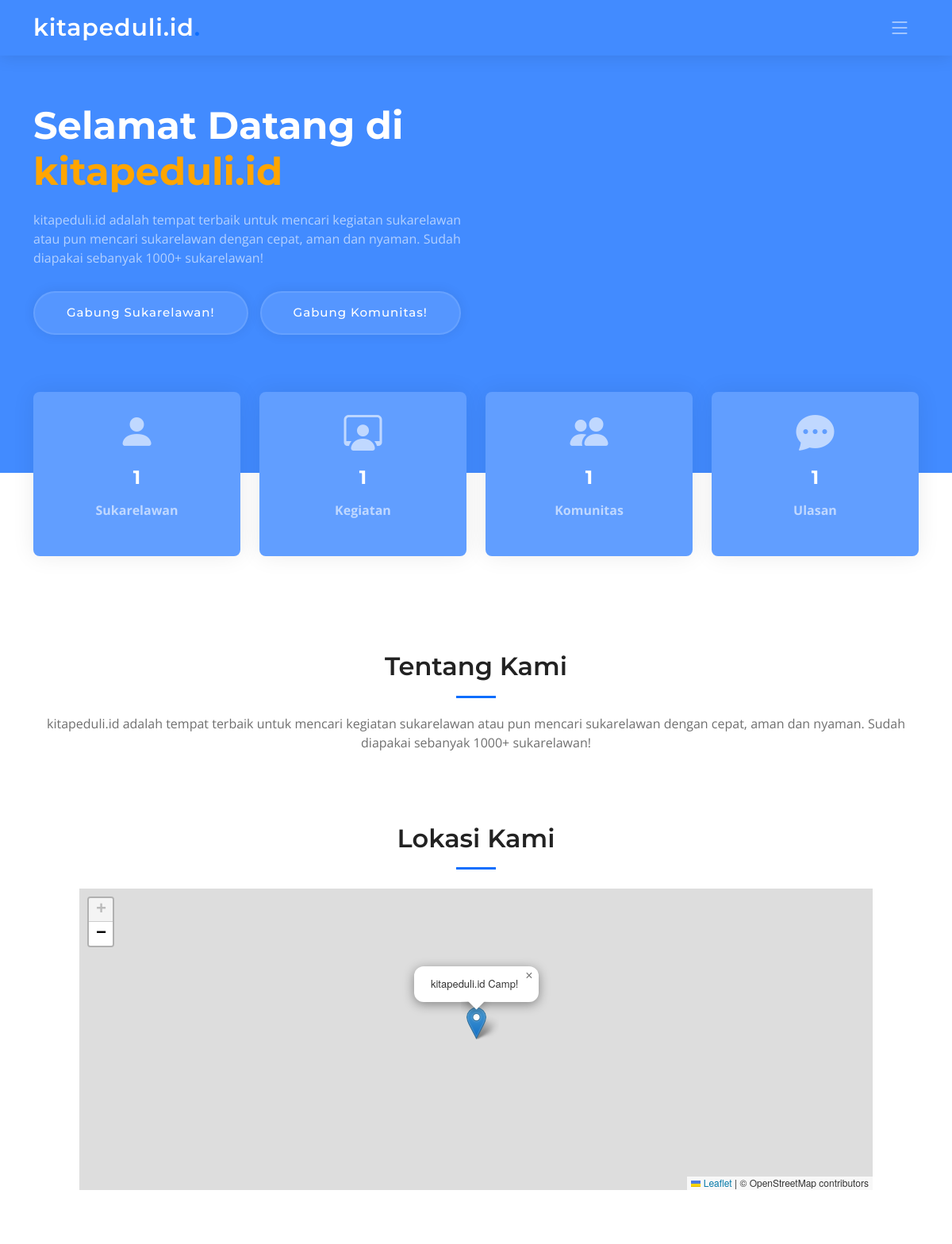
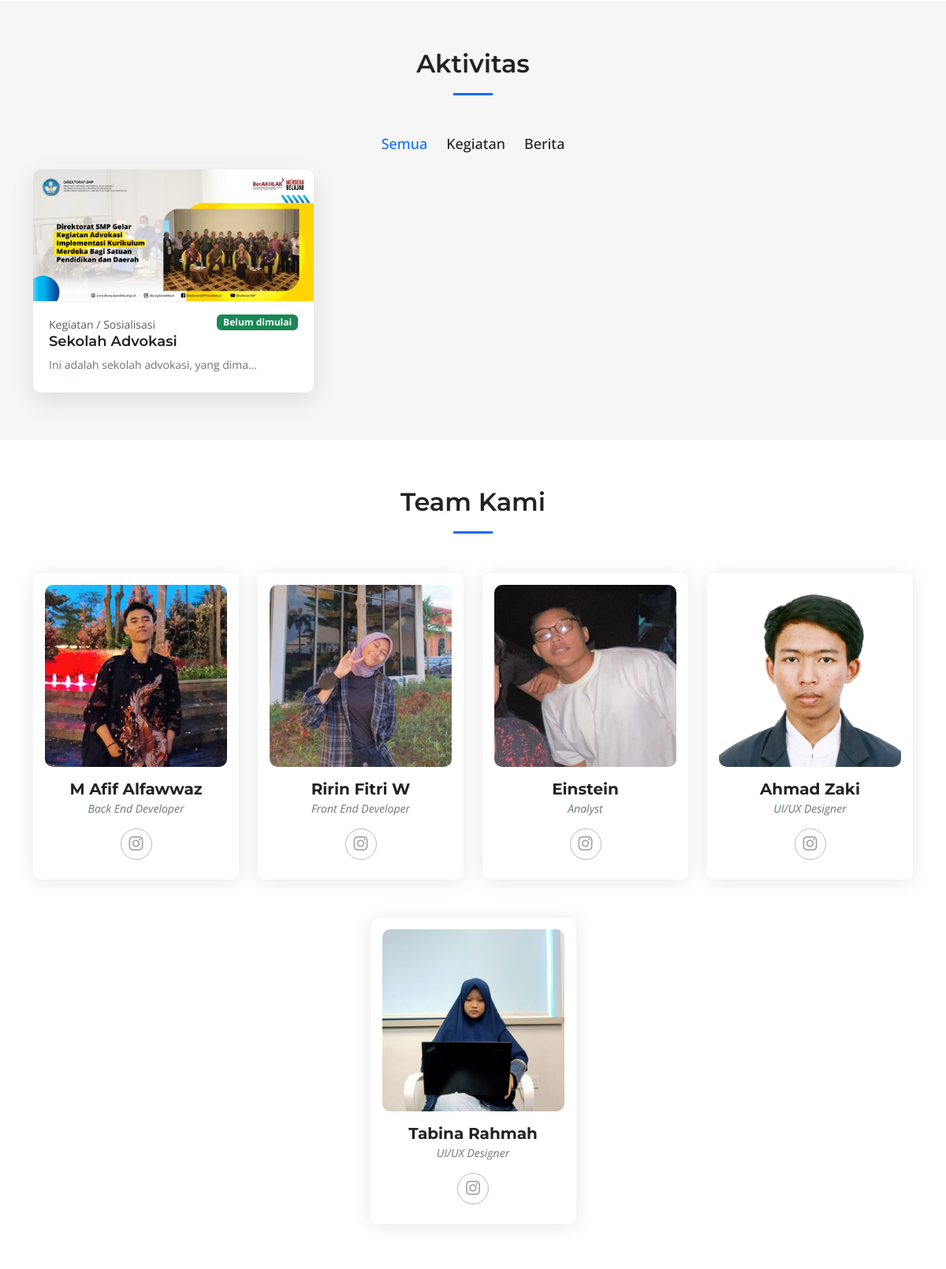
The page / (upper part) on the database its author committed (2 pictures, top to bottom).
### tables this page shows
CREATE TABLE `settings` (
  `id` int(11) NOT NULL,
  `title` varchar(50) NOT NULL,
  `description` text NOT NULL,
  `email` varchar(50) NOT NULL,
  `no_telpon` varchar(50) NOT NULL,
  `alamat` text NOT NULL
);

CREATE TABLE `kegiatan` (
  `id_kegiatan` int(11) NOT NULL,
  `judul_kegiatan` varchar(50) NOT NULL,
  `isi_kegiatan` text NOT NULL,
  `lokasi` varchar(250) NOT NULL,
  `id_community` int(11) NOT NULL,
  `kategori` varchar(50) NOT NULL,
  `banner` varchar(100) NOT NULL,
  `waktu_mulai` time NOT NULL,
  `waktu_selesai` time NOT NULL,
  `tgl_mulai` date NOT NULL,
  `tgl_selesai` date NOT NULL,
  `tgl_dibuat` timestamp NOT NULL DEFAULT current_timestamp() ON UPDATE current_timestamp()
);

### koneksi.php (called while the page is built, shortened)
<?php
$weburl = "https://kitapeduli.molba.xyz";
?>

### config.php (called while the page is built, shortened)
<?php
$tanggal = date("Y-m-d");
$time = date("H:i:s");
$today = $tanggal . " " . $time;
?>

### index.php (the view, shortened to what this page needs)
<?php
  require "koneksi.php";
  require "config.php";
  $cek_settings = mysqli_query($koneksi, "SELECT * FROM settings WHERE id = '1'");
  $data_settings = mysqli_fetch_assoc($cek_settings);
  $cek_user = mysqli_query($koneksi, "SELECT * FROM user WHERE level = 'user'");
  $hitung_user = mysqli_num_rows($cek_user);
  $cek_komunitas = mysqli_query($koneksi, "SELECT * FROM community");
  $hitung_komunitas = mysqli_num_rows($cek_komunitas);
  $cek_kegiatan = mysqli_query($koneksi, "SELECT * FROM kegiatan");
  $hitung_kegiatan = mysqli_num_rows($cek_kegiatan);
  $cek_ulasan = mysqli_query($koneksi, "SELECT * FROM ulasan");
  $hitung_ulasan = mysqli_num_rows($cek_ulasan);
?>
<!DOCTYPE html>
<html lang="en">
<head>
  <link href="assets/vendor/bootstrap/css/bootstrap.min.css" rel="stylesheet">
  <link href="assets/vendor/bootstrap-icons/bootstrap-icons.css" rel="stylesheet">
  <link href="assets/vendor/aos/aos.css" rel="stylesheet">
  <link href="assets/vendor/glightbox/css/glightbox.min.css" rel="stylesheet">
  <link href="assets/vendor/swiper/swiper-bundle.min.css" rel="stylesheet">
  <link href="assets/css/main.css" rel="stylesheet">
    <link rel="stylesheet" href="https://unpkg.com/leaflet/dist/leaflet.css" />
</head>
<body>
  <?php require 'lib/navbar.php'; ?>
  <section id="hero" class="hero" style="background-color: #428BFF;">
    <div class="container position-relative">
      <div class="row gy-5" data-aos="fade-in">
        <div class="col-lg-6 order-2 order-lg-1 d-flex flex-column justify-content-center text-center text-lg-start">
          <h2>Selamat Datang di <span style="color: orange;"><?php echo $data_settings['title']; ?></span></h2>
          <p><?php echo $data_settings['description'] ?></p>
          <div class="d-flex justify-content-center justify-content-lg-start">
            <a href="<?php echo $weburl; ?>/auth/daftar.php" class="btn-get-started">Gabung Sukarelawan!</a>
            <a href="<?php echo $weburl; ?>/auth/daftarkom.php" class="btn-get-started" style="margin-left: 15px;">Gabung Komunitas!</a>
          </div>
        </div>
        <div class="col-lg-6 order-1 order-lg-2">
        </div>
      </div>
    </div>
    <div class="icon-boxes position-relative">
      <div class="container position-relative">
        <div class="row gy-4 mt-5">
          <div class="col-xl-3 col-md-6" data-aos="fade-up" data-aos-delay="100">
            <div class="icon-box py-3" style="background-color: #619eff;">
              <div class="icon"><i class="bi bi-person-fill"></i></div>
              <h4 class="title"><a href="" class="stretched-link"><?php echo $hitung_user; ?></a></h4>
              <p><strong>Sukarelawan</strong></p>
            </div>
          </div>
          <div class="col-xl-3 col-md-6" data-aos="fade-up" data-aos-delay="200">
            <div class="icon-box py-3" style="background-color: #619eff;">
              <div class="icon"><i class="bi bi-person-workspace"></i></div>
              <h4 class="title"><a href="" class="stretched-link"><?php echo $hitung_kegiatan; ?></a></h4>
              <p><strong>Kegiatan</strong></p>
            </div>
          </div>
          <div class="col-xl-3 col-md-6" data-aos="fade-up" data-aos-delay="300">
            <div class="icon-box py-3" style="background-color: #619eff;">
              <div class="icon"><i class="bi bi-people-fill"></i></div>
              <h4 class="title"><a href="" class="stretched-link"><?php echo $hitung_komunitas; ?></a></h4>
              <p><strong>Komunitas</strong></p>
            </div>
          </div>
          <div class="col-xl-3 col-md-6" data-aos="fade-up" data-aos-delay="500">
            <div class="icon-box py-3" style="background-color: #619eff;">
              <div class="icon"><i class="bi bi-chat-dots-fill"></i></div>
              <h4 class="title"><a href="" class="stretched-link"><?php echo $hitung_ulasan; ?></a></h4>
              <p><strong>Ulasan</strong></p>
            </div>
          </div>
        </div>
      </div>
    </div>
  </section>
  <main id="main">
    <section id="about" class="about">
      <div class="container" data-aos="fade-up">
        <div class="section-header">
          <h2>Tentang Kami</h2>
          <p><?php echo $data_settings['description'] ?></p>
        </div>
      </div>
    </section>
    <section class="services pt-0" id="services">
        <div class="section-header pb-1">
          <h2>Lokasi Kami</h2>
        </div>
        <div id="map" style="height:380px;margin:0 auto;margin-bottom:10px;" class="col-10"></div>
    </section>
    <section id="portfolio" class="portfolio sections-bg">
      <div class="container" data-aos="fade-up">
        <div class="section-header">
          <h2>Aktivitas</h2>
        </div>
        <div class="portfolio-isotope" data-portfolio-filter="*" data-portfolio-layout="masonry" data-portfolio-sort="original-order" data-aos="fade-up" data-aos-delay="100">
          <div>
            <ul class="portfolio-flters">
              <li data-filter="*" class="filter-active">Semua</li>
              <li data-filter=".filter-product">Kegiatan</li>
              <li data-filter=".filter-app">Berita</li>
            </ul>
          </div>
          <div class="row gy-4 portfolio-container">
              <?php
                $while_kegiatan = mysqli_query($koneksi, "SELECT * FROM kegiatan ORDER BY tgl_dibuat DESC LIMIT 3");
                while ($data_kegiatan = mysqli_fetch_assoc($while_kegiatan)) {
                    $selesai = $data_kegiatan['tgl_selesai'] . " " . $data_kegiatan['waktu_selesai'];
                    $mulai = $data_kegiatan['tgl_mulai'] . " " . $data_kegiatan['waktu_mulai'];
                    if (strtotime($today) >= strtotime($mulai) && strtotime($today) <= strtotime($selesai)) {
                        $status = "Berlangsung";
                        $bg = "warning";
                    } elseif (strtotime($today) <= strtotime($mulai)) {
                        $status = "Belum dimulai";
                        $bg = "success";
                    } else {
                        $status = "Selesai";
                        $bg = "danger";
                    }
              ?>
            <div class="col-xl-4 col-md-6 portfolio-item filter-product">
              <div class="portfolio-wrap">
                <a href="<?php echo $weburl . "/kegiatan/kegiatan.php?id_kegiatan=" . $data_kegiatan['id_kegiatan'] ;?>" data-gallery="portfolio-gallery-app" class="glightbox"><img src="assets/img/kegiatan/<?php echo $data_kegiatan['banner']; ?>" class="img-fluid" alt=""></a>
                <div class="portfolio-info pt-3">
                    <label class="text-muted" style="font-size: 14px;">Kegiatan / <?php echo $data_kegiatan['kategori'] ?></label><span class="badge bg-<?php echo $bg ?>" style="float: right;"><?php echo $status; ?></span>
                  <h4><a href="<?php echo $weburl . "/kegiatan/kegiatan.php?id_kegiatan=" . $data_kegiatan['id_kegiatan'] ;?>" title="More Details"><?php echo $data_kegiatan['judul_kegiatan']; ?></a></h4>
                  <p style="overflow: hidden; white-space: nowrap; text-overflow: ellipsis;"><?php echo htmlspecialchars($data_kegiatan['isi_kegiatan']); ?></p>
                </div>
              </div>
            </div>
                <?php }
                ?>
          </div>
        </div>
      </div>
    </section>
    <section id="team" class="team">
      <div class="container" data-aos="fade-up">
        <div class="section-header">
          <h2>Team Kami</h2>
        </div>
        <div class="row gy-5 d-flex justify-content-center">
          <div class="col-xl-3 col-md-6 d-flex" data-aos="fade-up" data-aos-delay="100">
            <div class="member">
              <img src="assets/img/team/team-8.jpg" class="img-fluid" alt="">
              <h4>M Afif Alfawwaz</h4>
              <span>Back End Developer</span>
              <div class="social">
                <a href=""><i class="bi bi-instagram"></i></a>
              </div>
            </div>
          </div>
          <div class="col-xl-3 col-md-6 d-flex" data-aos="fade-up" data-aos-delay="200">
            <div class="member">
              <img src="assets/img/team/team-2.jpg" class="img-fluid" alt="">
              <h4>Ririn Fitri W</h4>
              <span>Front End Developer</span>
              <div class="social">
                <a href=""><i class="bi bi-instagram"></i></a>
              </div>
            </div>
          </div>
           <div class="col-xl-3 col-md-6 d-flex" data-aos="fade-up" data-aos-delay="100">
            <div class="member">
              <img src="assets/img/team/team-5.jpg" class="img-fluid" alt="">
              <h4>Einstein</h4>
              <span>Analyst</span>
              <div class="social">
                <a href=""><i class="bi bi-instagram"></i></a>
              </div>
            </div>
          </div>
          <div class="col-xl-3 col-md-6 d-flex" data-aos="fade-up" data-aos-delay="300">
            <div class="member">
              <img src="assets/img/team/team-3.jpg" class="img-fluid" alt="">
              <h4>Ahmad Zaki</h4>
              <span>UI/UX Designer</span>
              <div class="social">
                <a href=""><i class="bi bi-instagram"></i></a>
              </div>
            </div>
          </div>
          <div class="col-xl-3 col-md-6 d-flex" data-aos="fade-up" data-aos-delay="400">
            <div class="member">
              <img src="assets/img/team/team-6.jpg" class="img-fluid" alt="">
              <h4>Tabina Rahmah</h4>
              <span>UI/UX Designer</span>
              <div class="social">
                <a href=""><i class="bi bi-instagram"></i></a>
              </div>
            </div>
          </div>
        </div>
      </div>
    </section>
  </main>
  <?php require "lib/footer.php" ?>
</body>
</html>

### lib/navbar.php (shortened to what this page needs)
<header id="header" class="header d-flex align-items-center" style="background-color: #428BFF;">
    <div class="container-fluid container-xl d-flex align-items-center justify-content-between">
      <a href="<?php echo $weburl ?>" class="logo d-flex align-items-center">
        <h1><?php echo $data_settings['title']; ?><span>.</span></h1>
      </a>
      <i class="mobile-nav-toggle mobile-nav-show bi bi-list"></i>
    </div>
  </header>

### rows shown on the page
settings: title "kitapeduli.id", description "kitapeduli.id adalah tempat terbaik untuk mencari kegiatan sukarelawan atau pun mencari sukarelawan dengan cepat, aman dan nyaman. Sudah diapakai sebanyak 1000+ sukarelawan!"
kegiatan: banner (picture), kategori "Sosialisasi", status "Belum dimulai", judul_kegiatan "Sekolah Advokasi", isi_kegiatan "Ini adalah sekolah advokasi, yang dima…"

### other values the page prints
$hitung_user "1"
$hitung_kegiatan "1"
$hitung_komunitas "1"
$hitung_ulasan "1"
